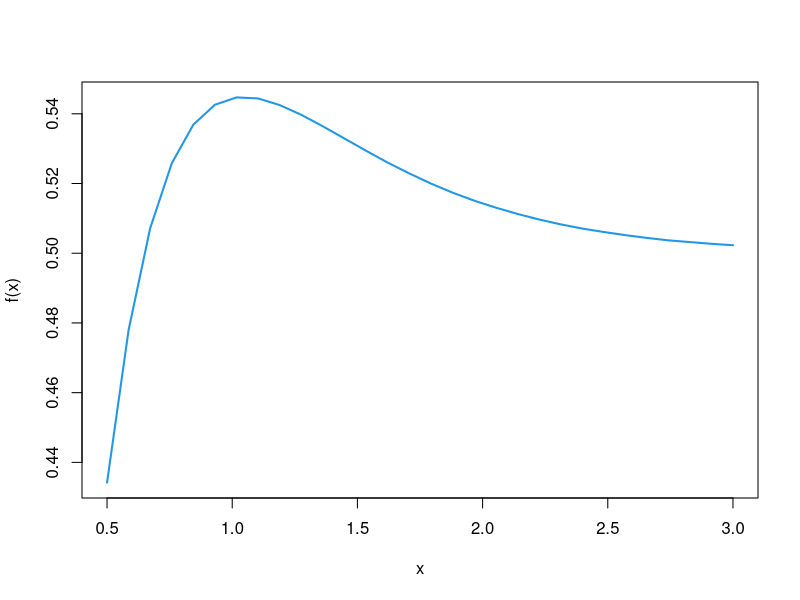
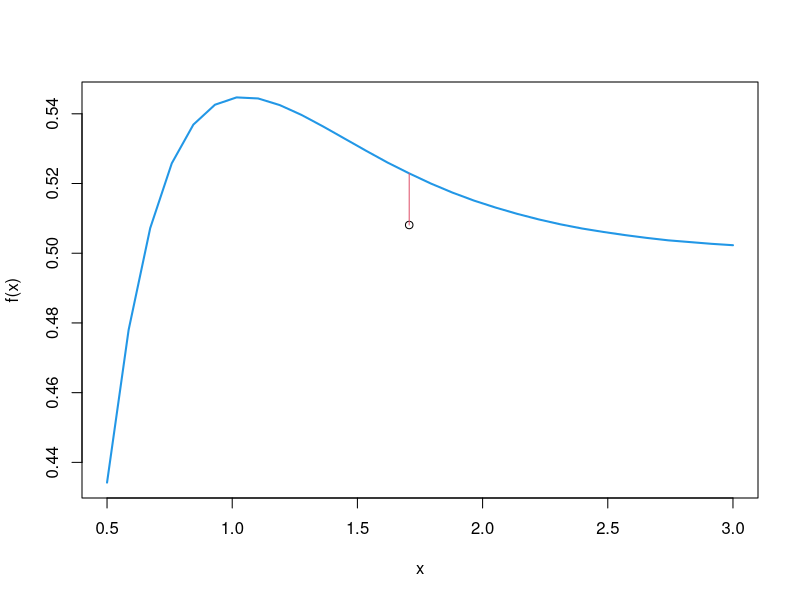
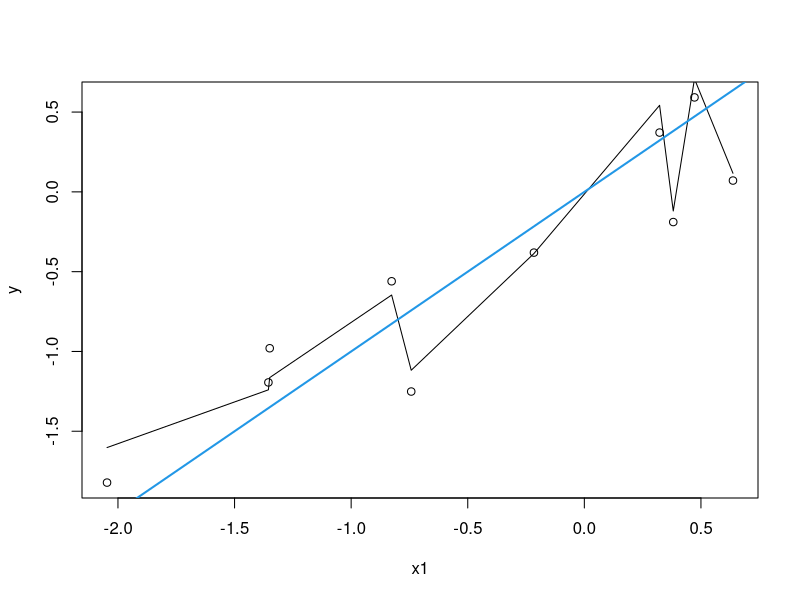
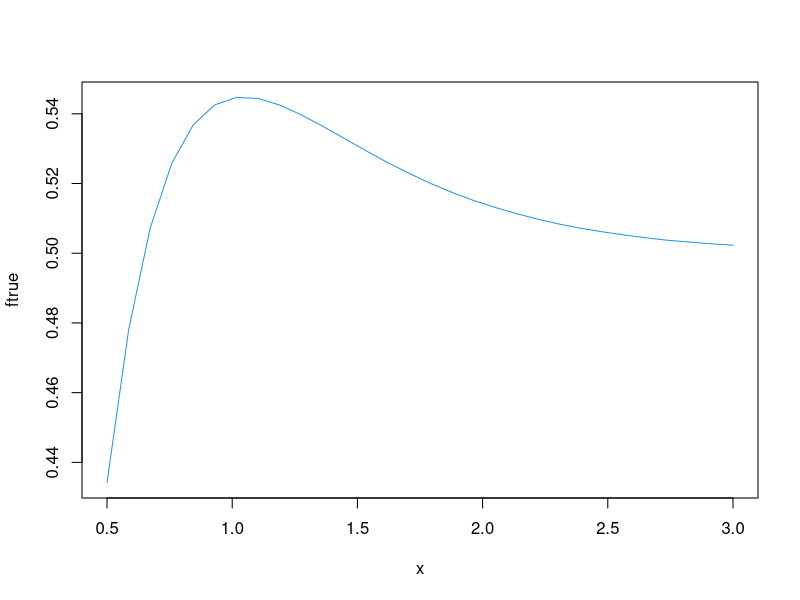
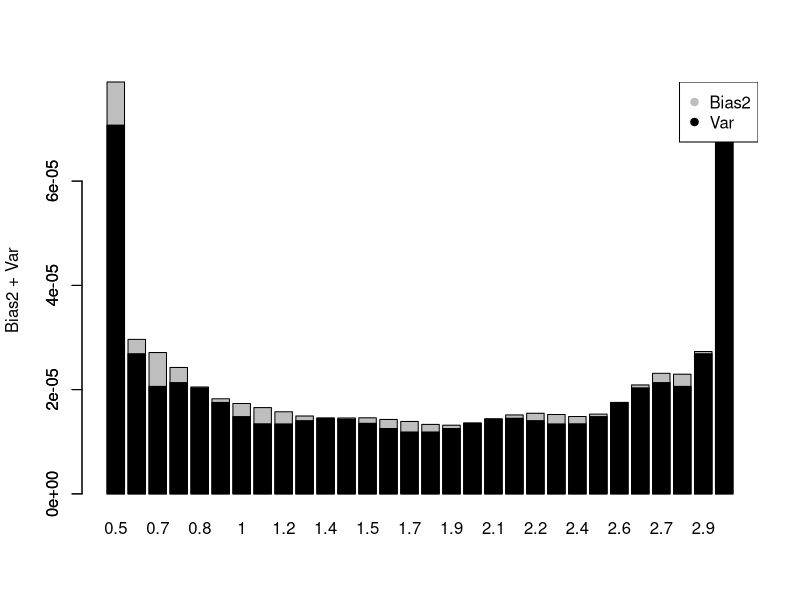
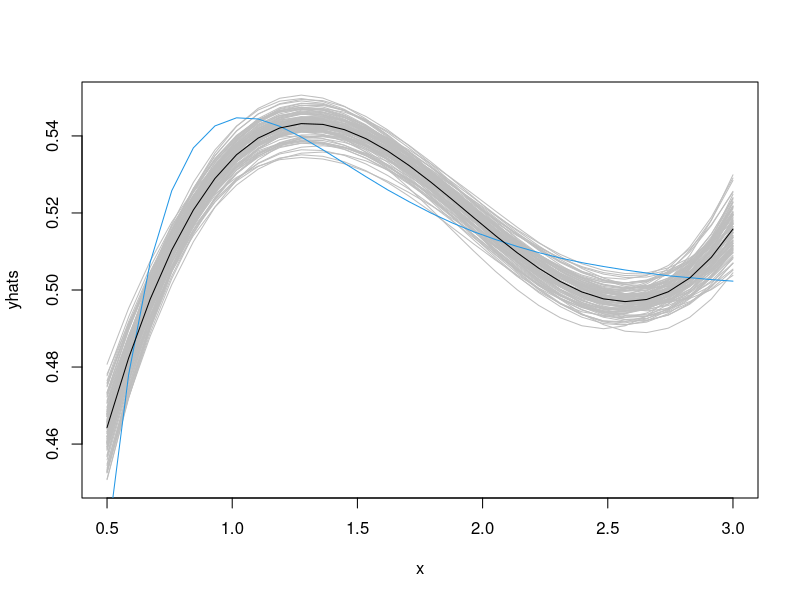
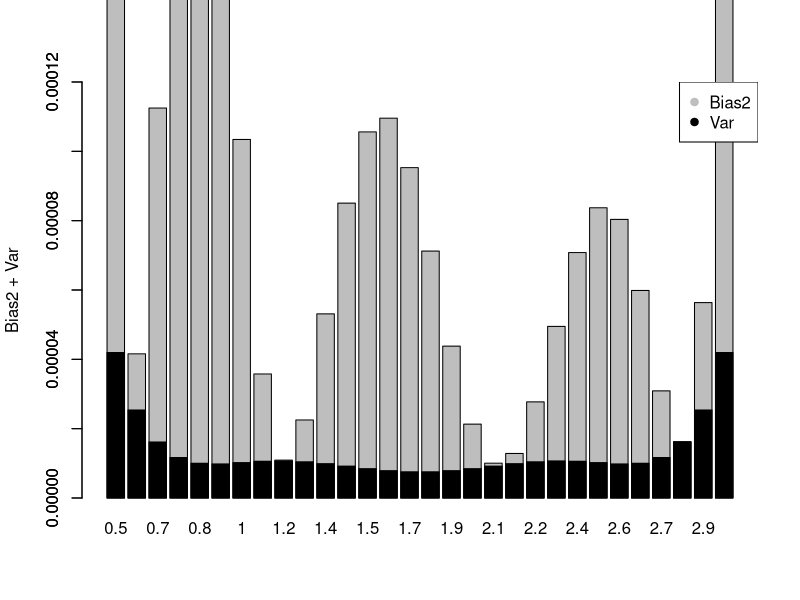
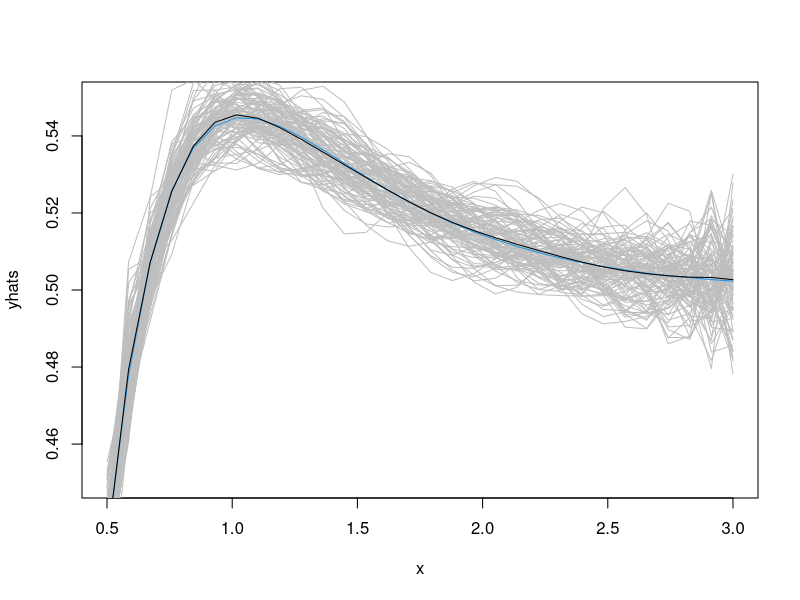

Generate these figures, in order, with R:
## ---- chunk 1
knitr::opts_chunk$set(echo = T, eval=T, message=F, warning=F, error=F, comment=NA, cache=F, R.options=list(width=220))
## ---- chunk 2
ftrue <- c(0.4342,0.4780,0.5072,0.5258,0.5369,0.5426,0.5447,0.5444,0.5425,0.5397,0.5364,0.5329,0.5294,0.5260,0.5229,0.5200,0.5174,0.5151,0.5131,0.5113,0.5097,0.5083,0.5071,0.5061,0.5052,0.5044,0.5037,0.5032,0.5027,0.5023)
x = seq(.5,3,length=30)
plot(x,ftrue, type="l", col=4, ylab="f(x)", lwd=2)
## ---- chunk 3
plot(x,ftrue, type="l", col=4, ylab="f(x)", lwd=2)
set.seed(12)
x0 = x[15]
y0 = ftrue[15]+rnorm(1,0,sd=0.01)
points(x0,y0)
segments(x0,y0,x0,ftrue[15], col=2)
## ---- chunk 4
rm(list=ls())
n = 10
p = 9
set.seed(1793)
X = matrix(rnorm(n*p),nrow=n, ncol=p)
y = X[,1] + rnorm(n,0,0.5)
fit = lm(y~ 0 + X)
yhat = predict(fit)
plot(X[,1],y, xlab="x1")
ix = sort(X[,1], index.return=T)$ix
lines(X[ix,1], yhat[ix])
abline(a=0,b=1, col=4, lwd=2)
## ---- chunk 5
ftrue <- c(0.4342,0.4780,0.5072,0.5258,0.5369,0.5426,0.5447,0.5444,0.5425,0.5397,0.5364,0.5329,0.5294,0.5260,0.5229,0.5200,0.5174,0.5151,0.5131,0.5113,0.5097,0.5083,0.5071,0.5061,0.5052,0.5044,0.5037,0.5032,0.5027,0.5023)
x = seq(.5,3,length=30)
plot(x,ftrue, type="l", col=4)
## ---- chunk 6
sigmatrue=0.01

x = seq(.5,3,length=30)

n = length(x)

ftrue <- c(0.4342,0.4780,0.5072,0.5258,0.5369,0.5426,0.5447,0.5444,0.5425,0.5397,0.5364,0.5329,0.5294,0.5260,0.5229,0.5200,0.5174,0.5151,0.5131,0.5113,0.5097,0.5083,0.5071,0.5061,0.5052,0.5044,0.5037,0.5032,0.5027,0.5023)
## ---- chunk 7
# grado del polinomio
d = 5

# matrice del disegno
X <- model.matrix(lm(ftrue ~ poly(x,degree=d)))
invXtX <- solve(crossprod(X))

# distorsione
Bias2 <- ( apply(X, 1, function(x) 
                 x %*% invXtX %*% t(X) %*% ftrue) - ftrue )^2


# varianza
Var = apply(X, 1, function(x) 
  sigmatrue^2 * t(x) %*% invXtX %*% x
)
## ---- chunk 8
barplot(Bias2+Var, ylab="Bias2 + Var", names.arg=round(x,1))
barplot(Var,add=T, col=1, names.arg=" ")
legend("topright", c("Bias2","Var"), col=c("gray",1), pch=c(19,19))
## ---- chunk 9
# errore di previsione
sigmatrue^2 + mean( Bias2 ) + mean( Var )

# verifichiamo via simulazione l'errore di previsione
ErrF = function(d){
y = ftrue + rnorm(n,0,sigmatrue)
fit = lm(y ~ poly(x,degree=d))
yhat = fitted(fit)
y_new = ftrue + rnorm(n,0,sigmatrue)
MSE.te = mean( (yhat - y_new)^2 )
}
B = 1000
mean(replicate(B, ErrF(d=5)))
## ---- chunk 10
B = 100
# simulation function
sim = function(d){
y = ftrue + rnorm(n,0,sigmatrue)
fit = lm(y ~ poly(x,degree=d))
yhat = fitted(fit)
}
# 3rd degree polynomial
d = 3
set.seed(123)
yhats = replicate(B,sim(d))
matplot(x,yhats, type="l", col="gray", lty=1, ylim=c(.45,.55))
lines(x,ftrue, col=4)
Ehatf = apply(yhats,1,mean)
lines(x,Ehatf)
## ---- chunk 11
# matrice del disegno
X <- model.matrix(lm(ftrue ~ poly(x,degree=d)))
invXtX <- solve(crossprod(X))

# distorsione
Bias2 <- ( apply(X, 1, function(x) 
  x %*% invXtX %*% t(X) %*% ftrue) - ftrue)^2

# varianza
Var = apply(X, 1, function(x) 
  sigmatrue^2 * t(x) %*% invXtX %*% x
)

barplot(Bias2+Var, ylab="Bias2 + Var", names.arg=round(x,1), ylim=c(0,0.00012))
barplot(Var,add=T, col=1, names.arg=" ")
legend("topright", c("Bias2","Var"), col=c("gray",1), pch=c(19,19))
## ---- chunk 12
# 12th degree polynomial
d = 12
set.seed(123)
yhats = replicate(B,sim(d))
matplot(x,yhats, type="l", col="gray", lty=1, ylim=c(.45,.55))
lines(x,ftrue, col=4)
Ehatf = apply(yhats,1,mean)
lines(x,Ehatf)
## ---- chunk 13
# matrice del disegno
X <- model.matrix(lm(ftrue ~ poly(x,degree=d)))
invXtX <- solve(crossprod(X))

# distorsione
Bias2 <- ( apply(X, 1, function(x) 
  x %*% invXtX %*% t(X) %*% ftrue) - ftrue)^2

# varianza
Var = apply(X, 1, function(x) 
  sigmatrue^2 * t(x) %*% invXtX %*% x
)

barplot(Bias2+Var, ylab="Bias2 + Var", names.arg=round(x,1), ylim=c(0,0.00012))
barplot(Var,add=T, col=1, names.arg=" ")
legend("topright", c("Bias2","Var"), col=c("gray",1), pch=c(19,19))
## ---- chunk 14
d = 3
# expected value 
Ehatf = fitted(lm(ftrue ~ poly(x,degree=d)))
Bias2 = mean( (ftrue - Ehatf)^2 )
## ---- chunk 15
# true variance
p = d+1
Var = (sigmatrue^2)*p/n
## ---- chunk 16
ds = 1:20
ps = ds+1
Bias2s = sapply(ps, function(p) 
  mean( ( ftrue - fitted(lm(ftrue ~ poly(x,degree=(p-1)))) )^2 )
  )
Vars = ps*(sigmatrue^2)/n
Reds = Bias2s+Vars 
barplot(Reds, ylab="Errore riducibile", names.arg=ds)
barplot(Vars, add=T, col=1, names.arg=" ")
legend("topright", c("Bias2","Var"), col=c("gray",1), pch=c(19,19))
## ---- chunk 17
Irr = rep(sigmatrue^2,length(ps))
ErrFs = Reds + Irr
barplot(ErrFs, ylab="Errore di previsione", names.arg=ds)
barplot(Irr, add=T, col=1, names.arg=" ")
legend("topright", c("Riducibile","Irriducibile"), col=c("gray",1), pch=c(19,19))
## ---- chunk 18
# best model!
d = 5 
set.seed(123)
yhats = replicate(B,sim(d))
matplot(x,yhats, type="l", col="gray", lty=1)
lines(x,ftrue, col=4)
Ehatf = apply(yhats,1,mean)
lines(x,Ehatf)
## ---- chunk 19
Bias2 = (ftrue - Ehatf)^2
Var = apply(yhats,1,var)
barplot(Bias2+Var, ylab="Bias2 + Var", names.arg=round(x,1))
barplot(Var,add=T, col=1, names.arg=" ")
legend("topright", c("Bias2","Var"), col=c("gray",1), pch=c(19,19))
